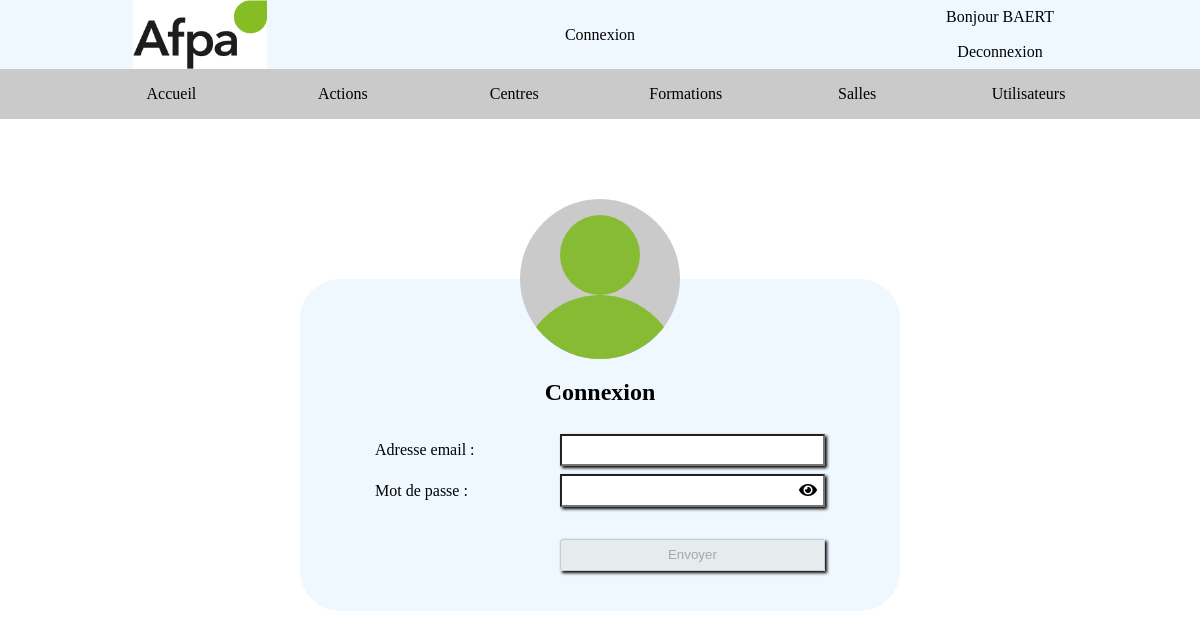
Page /stage/index.php (signed in) on the committed database.
### tables this page shows
CREATE TABLE Plan_Textes(
   idTexte INT AUTO_INCREMENT PRIMARY KEY,
   codeTexte VARCHAR(50) NOT NULL,
   fr VARCHAR(50) NOT NULL,
   en VARCHAR(50)
);

### stage/PHP/MODEL/MANAGER/DAO.Class.php (called while the page is built, shortened)
<?php
class DAO
{
	public static function select(array $nomColonnes, string $table, array $conditions = null, string $orderBy = null, string $limit = null, bool $api = false, bool $debug = false)
	{
		$db = DbConnect::getDb();
		$string = json_encode($nomColonnes) . $table . json_encode($conditions) . $orderBy . $limit . $api . $debug;
		if (strpos($string, ";")) {
			return false;
		} else if (!empty($nomColonnes)  && ($table != null && $table != "")) {
		$cols = self::elementSelect($nomColonnes);
		$t = " FROM " . $table;
		if ($conditions != null) {
			$conditions = self::conditionSelect($conditions);
		}
		$q = $db->query($cols . $t . $conditions . $orderBy . $limit);
		$liste=[];
		while ($donnees = $q->fetch(PDO::FETCH_ASSOC)) {
			if ($donnees != false) {
			if ($api) {
				$liste[] = $donnees;
			} else {
				$liste[] = new $table($donnees);
			}
		}
	}
	return $liste;
}
return false;
}
	private static function elementSelect($tab)
	{
		$temp = "SELECT ";
		foreach ($tab as $uneCol) {
			$temp .= $uneCol . ", ";
		}
		return substr($temp, 0, strlen($temp) - 2);
	}
	private static function conditionSelect($conditions)
	{
		$req = " WHERE ";
		foreach ($conditions as $nomColonne => $valeur)
		{
			if (is_array($valeur))
			{
				$req .= $nomColonne . " IN (" . implode(",",$valeur) . ") AND ";
			} else if (!(strpos($valeur, "%")===false)) {
				$req .= $nomColonne . ' LIKE "' . $valeur . '" AND ';
			} else if (strpos($valeur, "->")) {
				$tab = explode("->", $valeur);
				$req .= $nomColonne . " BETWEEN " . $tab[0] . " AND " . $tab[1] . " AND ";
			} else {
				$req .= $nomColonne . " = \"" . $valeur . "\" AND ";
			}
		}
		$req = substr($req, 0, strlen($req) - 4);
		return $req;
	}
 }

### stage/PHP/MODEL/MANAGER/Plan_TextesManager.Class.php (called while the page is built, shortened)
<?php
class Plan_TextesManager
{
	public static function findByCodes($codeLangue,$codeTexte)
	{
		 $texte=DAO::select([$codeLangue],"Plan_Textes",["codeTexte" => $codeTexte],null,null,true);
		 return $texte[0][$codeLangue];
	}
}

### stage/PHP/CONTROLLER/CLASSE/Plan_Utilisateurs.Class.php (called while the page is built, shortened)
<?php
class Plan_Utilisateurs
{
	private $_idUtilisateur;
	private $_nom;
	public function getIdUtilisateur()
	{
		return $this->_idUtilisateur;
	}
	public function getNom()
	{
		return $this->_nom;
	}
}

### stage/PHP/VIEW/FORM/FormInscriptionConnexion.php (the view, shortened to what this page needs)
<div class="bigEspace"></div>
<div class="bigEspace"></div>
<div class="bigEspace"></div>
<div class="bigEspace"></div>
<main>
    <div class="demi"></div>
    <section class="center colonne encadre relative">
        <div class="absolu circleCo cadreCo">
            <div class="absolu circleCo teteCo"></div>
            <div class="absolu circleCo corpCo"></div>
        </div>
        <form action="index.php?page=ActionConnexion" method="POST">
            <div class="colSpan2 center"><h1><?php echo texte('Connexion') ?></h1></div>
            <label for="email"><?php echo texte('AdresseEmail') ?> : </label>
            <input type="text" name="email" required>
            <label for="mdp"><?php echo texte('Mdp') ?> : </label>
            <div class="relative">
                <input type="Password" name="mdp" required>
                <i class="oeil fas fa-eye"></i>
            </div>
            <div></div>
            <div></div>
            <div></div>
            <input type="submit" value="<?php echo texte('Envoyer') ?>">
        </form>
    </section>
    <div class="demi"></div>
</main>

### stage/PHP/VIEW/GENERAL/Header.php
<body class="colonne">
    <header>
        <div class="mini"></div>
        <div class="mini"><img src="IMG/layout_set_logo.jpg" alt="Logo AFPA"></div>
        <div class="titre center"><?php echo texte($titre); ?></div>
        <div class="colonne mini">
            <?php
            if (isset($_SESSION['utilisateur'])) {
                echo '<div><a class="center" href="index.php?page=FormPlan_Utilisateurs&mode=Afficher&id='.$_SESSION['utilisateur']->getIdUtilisateur().'">'. texte('Bonjour') ." ". $_SESSION['utilisateur']->getNom() . '</a></div>';
                echo '<div><a href="index.php?page=ActionDeconnexion" class="center">'. texte("Deconnexion") .'</a></div>';
            } else {
                echo '<a href="index.php?page=Default" class="center">'. texte("Connexion") .'</a>';
            }
            ?>
        </div>
        <div class="mini"></div>
    </header>

### stage/CSS/root.css (style rules this page uses)
:root { --color: white; --inputCorrect: #04724d; --inputIncorrect: #e94f37; --inputVide: #ffffff4d; --bgc1:#87bb34; --bgc2:aliceblue; --bgc3:#cacaca; --linkColor : black; }
html, main, body, div, a, header, footer, nav, article, section, aside, fieldset, label, input, select, button { display: flex; flex: 1; margin: 0; padding: 0; }
img, video, button { width: 100%; }
.colonne { flex-direction: column; }
.center { justify-content: center; align-items: center; }
.mini { flex: 0.2; }
.demi { flex: 0.5; }
.bigEspace { flex: none; height: 5vh; }
.absolu { position: absolute; top: 5em; left: 5em; }
.relative { position: relative; }
a { text-decoration : none; color : var(--linkColor); }

### stage/CSS/style.css (style rules this page uses)
.encadre { border-radius: 5vh; }
.circleCo { border-radius: 100%; flex: none; left: 50%; transform: translate(-50%,-50%); }
.cadreCo { width: 20vh; height: 20vh; top: 0; overflow: hidden; background-color: var(--bgc3); }
.teteCo { width: 10vh; height: 10vh; top: 35%; background-color: var(--bgc1); }
.corpCo { width: 20vh; height: 20vh; top:110%; background-color: var(--bgc1); }
body { background-color: var(--color); }
header { background-color: var(--bgc2); }
section { background-color: var(--bgc2); }

### stage/CSS/grids.css (style rules this page uses)
.gridListe div,button,a { justify-content: center; align-items: center; }
.GridForm div,button,a { justify-content: center; align-items: center; }

### stage/CSS/form.css (style rules this page uses)
input, select, button { box-shadow: 2px 2px 3px black; padding: 0.5em; }
label { align-self: center; }
form { display: grid; grid-template-columns: 1fr 1.5fr; grid-gap: 0.5em; grid-auto-rows: minmax(1em, auto); width: 75%; }
.colSpan2 { grid-column: 1 / span 2; }
.oeil { position: absolute; right: 0.5em; margin-top:0.5em; }

### rows in the picture
plan_textes: fr "Connexion"
plan_textes: fr "Bonjour"
plan_textes: fr "Deconnexion"
plan_textes: fr "Adresse email"
plan_textes: fr "Mot de passe"
plan_textes: fr "Envoyer"

### other values in the picture
$_SESSION['utilisateur']->getNom() "BAERT"
